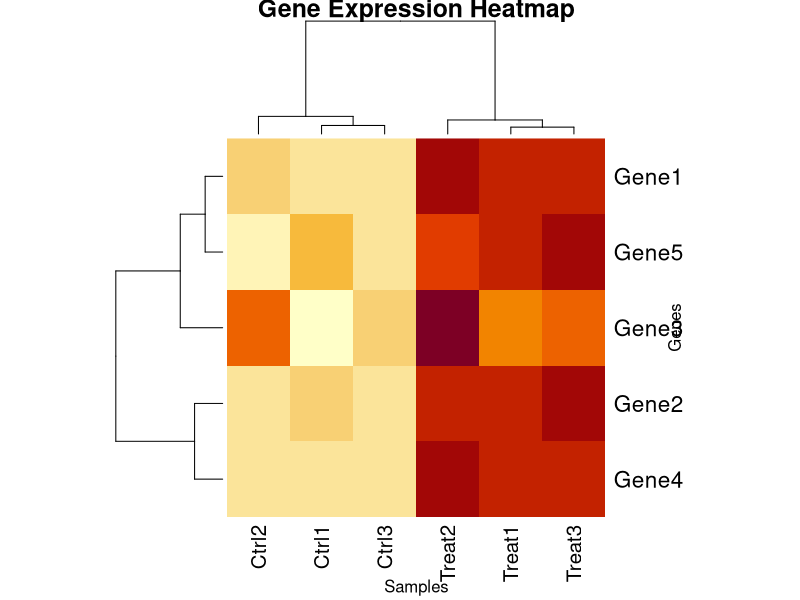
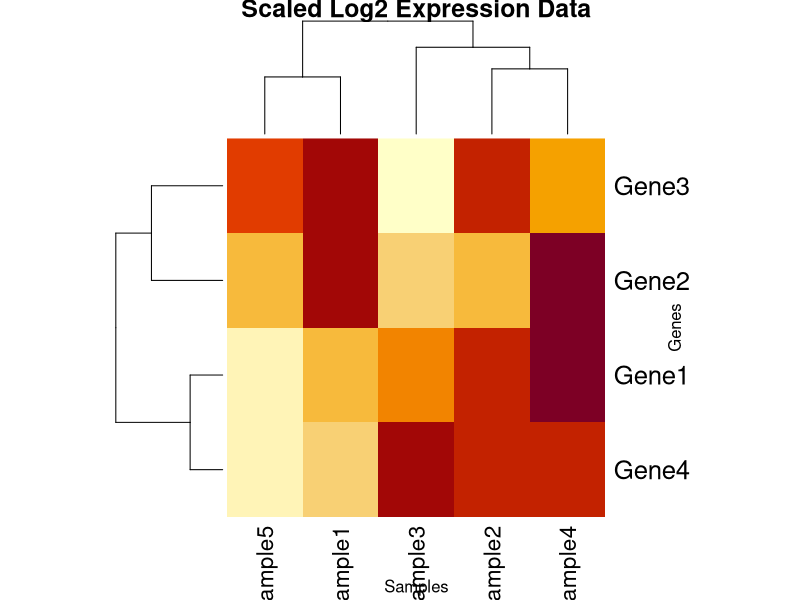

The R script that drew these images, in order:
## ---- chunk 1
knitr::opts_chunk$set(echo = TRUE)
## ---- chunk 2
# Using c() function (combine)
gene_expression <- c(156.7, 238.9, 184.3, 145.6)
gene_names <- c("BRCA1", "TP53", "EGFR", "KRAS")
is_significant <- c(TRUE, FALSE, TRUE, TRUE)

# Using : operator for sequences
sample_numbers <- 1:10  # Creates 1,2,3,...,10

# Using seq() function for more complex sequences
time_points <- seq(0, 48, by = 6)  # Creates 0,6,12,...,48

# Let's print our vectors to see what they look like
print("Gene Expression Values:")
print(gene_expression)
print("Gene Names:")
print(gene_names)
## ---- chunk 3
# RNA-seq example: normalizing expression values
raw_counts <- c(1200, 1500, 800, 2000)
scaling_factor <- 0.5
normalized_counts <- raw_counts * scaling_factor

# Adding vectors
control_expression <- c(100, 150, 80, 200)
treated_expression <- c(150, 180, 90, 250)
expression_difference <- treated_expression - control_expression

# Calculate fold change
fold_change <- treated_expression / control_expression

# Let's see our results
print("Normalized counts:")
print(normalized_counts)
print("Expression difference:")
print(expression_difference)
print("Fold change:")
print(fold_change)
## ---- chunk 4
# Length of a vector
print("Length of gene_names:")
length(gene_names)  # Returns 4

# Summary statistics
print("Summary statistics for raw_counts:")
mean(raw_counts)
median(raw_counts)
max(raw_counts)
min(raw_counts)
sum(raw_counts)

# Sort values
sorted_counts <- sort(raw_counts)
sorted_counts_desc <- sort(raw_counts, decreasing = TRUE)

print("Sorted counts (ascending):")
print(sorted_counts)
print("Sorted counts (descending):")
print(sorted_counts_desc)

# Find unique values
unique_genes <- unique(gene_names)
print("Unique genes:")
print(unique_genes)
## ---- chunk 5
# By position (index)
first_gene <- gene_names[1]  # Gets "BRCA1"
selected_genes <- gene_names[c(1, 3)]  # Gets "BRCA1" and "EGFR"

# By logical condition
high_expression <- raw_counts > 1000
high_expressed_genes <- gene_names[high_expression]

# Using which() function
significant_indices <- which(is_significant)
significant_genes <- gene_names[significant_indices]

# Let's see our results
print("First gene:")
print(first_gene)
print("Selected genes:")
print(selected_genes)
print("Highly expressed genes:")
print(high_expressed_genes)
## ---- chunk 6
# Create a matrix from vectors
expression_matrix <- matrix(
  c(100, 200, 150, 300,
    120, 180, 160, 280,
    90, 220, 170, 320),
  nrow = 3,
  ncol = 4,
  byrow = TRUE
)

# Add row and column names
rownames(expression_matrix) <- c("Gene1", "Gene2", "Gene3")
colnames(expression_matrix) <- c("Sample1", "Sample2", "Sample3", "Sample4")

# Let's see our matrix
print("Expression Matrix:")
print(expression_matrix)
## ---- chunk 7
# Transpose a matrix
transposed_matrix <- t(expression_matrix)

# Matrix multiplication
# Useful for statistical calculations
correlation_matrix <- t(expression_matrix) %*% expression_matrix

# Element-wise operations
scaled_matrix <- expression_matrix * 2
log_matrix <- log2(expression_matrix)

print("Transposed Matrix:")
print(transposed_matrix)
print("\nCorrelation Matrix:")
print(correlation_matrix)
print("\nLog2 Transformed Matrix:")
print(log_matrix)
## ---- chunk 8
# Access single element
value <- expression_matrix[1, 2]  # Row 1, Column 2

# Access entire row
gene1_expression <- expression_matrix[1, ]

# Access entire column
sample1_values <- expression_matrix[, 1]

# Access multiple rows/columns
subset_matrix <- expression_matrix[1:2, c(1,3)]

print("Value at position [1,2]:")
print(value)
print("\nExpression values for Gene1:")
print(gene1_expression)
print("\nValues for Sample1:")
print(sample1_values)
print("\nSubset Matrix:")
print(subset_matrix)
## ---- chunk 9
# Create an expression matrix with 5 genes and 6 samples (3 control, 3 treated)
expression_data <- matrix(
  c(
    1200, 1300, 1250, 1800, 1900, 1850,  # Gene1
    800,  750,  780,  1200, 1180, 1220,   # Gene2
    2000, 2100, 2050, 2080, 2150, 2090,   # Gene3
    300,  320,  310,  900,  920,  880,    # Gene4
    1500, 1450, 1480, 1600, 1580, 1620    # Gene5
  ),
  nrow = 5,
  ncol = 6,
  byrow = TRUE
)

# Add gene and sample names
rownames(expression_data) <- c("Gene1", "Gene2", "Gene3", "Gene4", "Gene5")
colnames(expression_data) <- c("Ctrl1", "Ctrl2", "Ctrl3", "Treat1", "Treat2", "Treat3")

# Calculate mean expression for control and treated groups
control_means <- rowMeans(expression_data[, 1:3])
treated_means <- rowMeans(expression_data[, 4:6])

# Calculate fold changes
fold_changes <- treated_means / control_means

# Identify differentially expressed genes (fold change > 1.5)
is_differential <- abs(fold_changes) > 1.5
differential_genes <- rownames(expression_data)[is_differential]

# Let's visualize our results
print("Expression Data Matrix:")
print(expression_data)
print("\nControl Means:")
print(control_means)
print("\nTreated Means:")
print(treated_means)
print("\nFold Changes:")
print(fold_changes)
print("\nDifferentially Expressed Genes:")
print(differential_genes)

# Create a simple heatmap of the expression data

heatmap(expression_data, 
        main = "Gene Expression Heatmap",
        xlab = "Samples", 
        ylab = "Genes",
        scale = "row")  # Scale rows for better visualization
## ---- chunk 10
# Your code here
exp_condition1 <- c(1200, 800, 2000, 300, 1500)
exp_condition2 <- c(1800, 1200, 2080, 900, 1600)

# Calculate mean expression
mean_exp1 <- mean(exp_condition1)
mean_exp2 <- mean(exp_condition2)

# Find highly expressed genes
high_exp1 <- exp_condition1 > 1000
high_exp2 <- exp_condition2 > 1000

# Calculate fold changes
fold_changes <- exp_condition2 / exp_condition1

# Print results
print("Mean expression condition 1:")
print(mean_exp1)
print("Mean expression condition 2:")
print(mean_exp2)
print("Highly expressed in condition 1:")
print(which(high_exp1))
print("Fold changes:")
print(fold_changes)
## ---- chunk 11
# Extract specific genes
gene1_expression <- expression_data["Gene1", ]

# Calculate mean per sample
sample_means <- colMeans(expression_data)

# Find highest expressed gene
max_expression <- apply(expression_data, 2, which.max)
highest_genes <- rownames(expression_data)[max_expression]

# Print results
print("Gene1 expression across samples:")
print(gene1_expression)
print("\nMean expression per sample:")
print(sample_means)
print("\nHighest expressed gene in each sample:")
print(highest_genes)
## ---- chunk 12
# Create a sample matrix
sample_matrix <- matrix(rnorm(20, mean=100, sd=20), nrow=4, ncol=5)
rownames(sample_matrix) <- paste0("Gene", 1:4)
colnames(sample_matrix) <- paste0("Sample", 1:5)

# Log transform
log_data <- log2(sample_matrix)

# Scale rows
scaled_data <- t(scale(t(log_data)))

# Create heatmap
heatmap(scaled_data, 
        main = "Scaled Log2 Expression Data",
        xlab = "Samples", 
        ylab = "Genes",
        scale = "none")  # Already scaled
